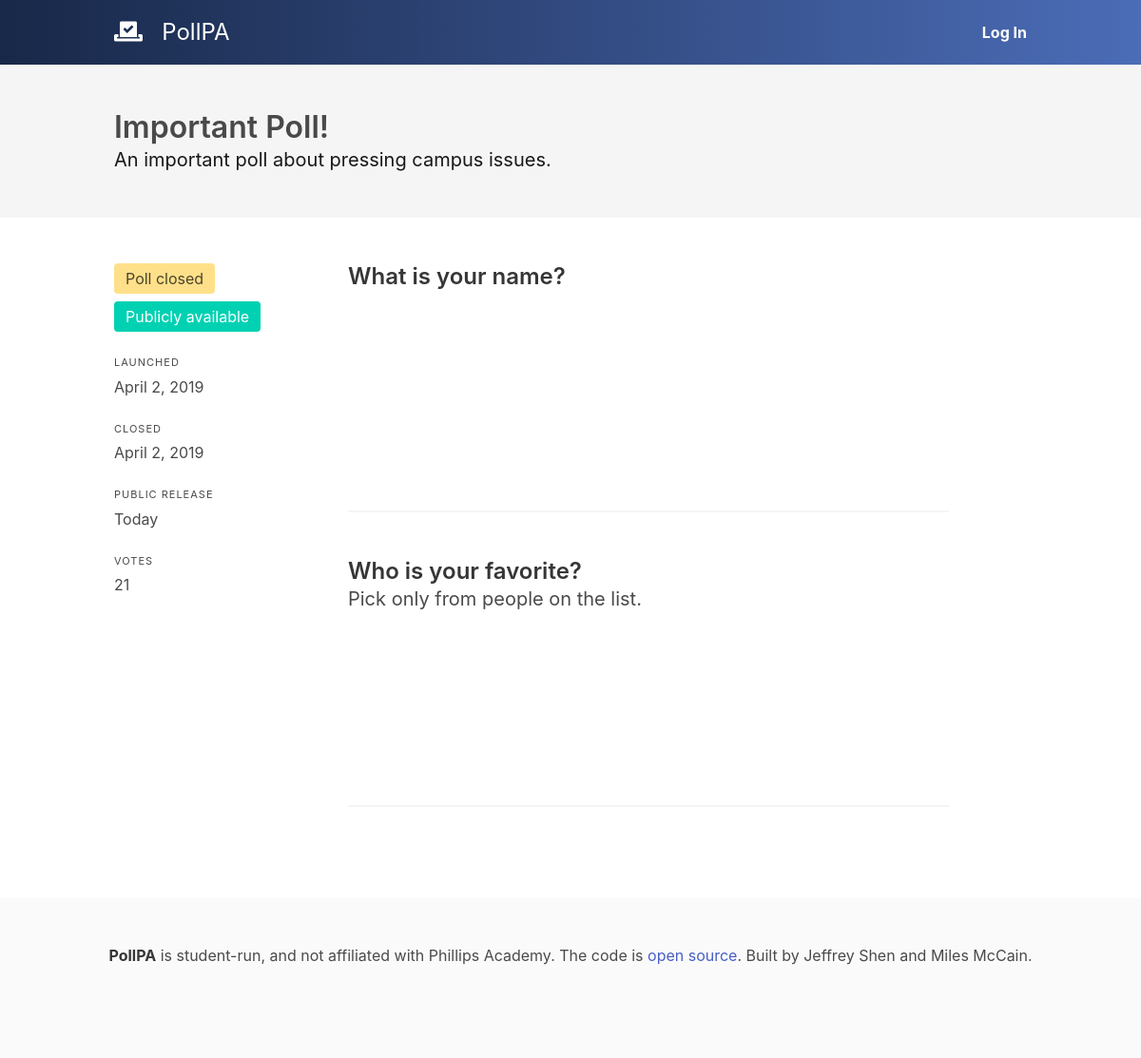
/poll/2/, run on the app's committed database.
### polls/models.py (models this page shows, shortened)
class Poll(models.Model):
    id = models.AutoField(primary_key=True)
    created = models.DateTimeField(auto_now_add=True, db_index=True)
    available = models.DateTimeField(db_index=True)
    closes = models.DateTimeField(db_index=True)
    public = models.DateTimeField(db_index=True)
    title = models.TextField()
    description = models.TextField(blank=True)
    @property
    def questions(self):
        return Question.objects.filter(poll=self)
    @property
    def votes(self):
        return Vote.objects.filter(poll=self)
    @property
    def is_public(self):
        return timezone.now() > self.public
    @property
    def is_closed(self):
        return timezone.now() > self.closes
    def state(self, request):
        if not (self.available < timezone.now() or request.user.is_superuser):
            raise Http404()
        if self.public < timezone.now():
            return "results"

class Question(models.Model):
    poll = models.ForeignKey(Poll, on_delete=models.CASCADE)
    text = models.TextField()
    description = models.TextField(blank=True)
    kind = models.CharField(max_length=2, choices=[("MS", "Multiple Select (Checkboxes)"), ("SS", "Single Select (Radio)")], default="SS")
    chart = models.CharField(max_length=20, choices=[("bar", "Bar Chart"), ("binary-slider", "Binary Slider"), ("pie", "Pie Chart")], default="bar")
    @property
    def options(self):
        return QuestionOption.objects.filter(question=self)

### polls/views.py (the view, shortened to what this page needs)
# urls.py: path('poll/<int:poll_id>/', views.poll, name='poll'),
def poll(request, poll_id):
    poll_obj = get_object_or_404(Poll, id=poll_id)
    state = poll_obj.state(request)
    validation = {
        "status": None,
        "text": None
    }
    responses = None
    if state == "results":
        responses = []
        for question in poll_obj.questions:
            q_response = {
                "title": question.text,
                "description": question.description,
                "graph": question.chart,
                "xlabel": "Responses",
                "ylabel": "Count",
                "data": [{"x": choice.text, "y": VoteChoice.objects.filter(question=question, choice=choice).count()} for choice in question.options]
            }
            responses.append(q_response)
    has_user_voted = False
    if request.user.is_authenticated:
        has_user_voted = VoteFingerprint.objects.filter(user=request.user, poll=poll_obj).count() > 0
    return render(request, 'polls/poll.html', {
        "poll": poll_obj,
        "error": None,
        "state": state,
        "responses": responses,
        "validation": validation,
        "has_user_voted": has_user_voted
    })

### polls/templates/polls/poll.html (shortened to what this page needs)
{% extends 'polls/content.html' %}
{% load static %}
{% load humanize %}
{% block header %}
<section class="hero is-light">
  <div class="hero-body">
    <div class="container">
      <h1 class="title">
        {{poll.title}}
      </h1>
      <h2 class="subtitle">
        {{poll.description}}
      </h2>
    </div>
  </div>
</section>
{% endblock %}
{% block content %}
<section id="poll" class="columns">
  {% if state != "vote" %}
  <div class="column is-3">
    <div class="tags">
      {% if poll.is_closed %}
        <span class="tag is-medium is-warning level-item">Poll closed</span>
      {% else %}
        <span class="tag is-medium is-link level-item">Closes {{poll.closes|naturaltime}}</span>
      {% endif %}
      {% if poll.is_public %}
        <span class="tag is-medium is-primary level-item">Publicly available</span>
      {% endif %}
    </div>
    <p class="heading">Launched</p>
    <p>{{poll.available|naturalday|capfirst}}</p>
    <br>
    <p class="heading">Closed</p>
    <p>{{poll.available|naturalday|capfirst}}</p>
    <br>
    <p class="heading">Public Release</p>
    <p>{{poll.public|naturalday|capfirst}}</p>
    <br>
    <p class="heading">Votes</p>
    <p>{{poll.votes|length|intcomma}}</p>
  </div>
  {% endif %}
  <div class="column is-8" id="questions">
    {% if state == "results" %}
      {% for response in responses %}
        <h2 class="is-size-4 title">{{response.title}}</h2>
        <p class="subtitle is-size-5">{{response.description}}&nbsp;</p>
        {% if response.graph == "bar" %}
          {% include "polls/graphs/bar.html" with data=response.data xlabel=response.xlabel ylabel=response.ylabel %}
        {% elif response.graph == "binary-slider" %}
          {% include "polls/graphs/binary-slider.html" with data=response.data %}
        {% elif response.graph == "pie" %}
          {% include "polls/graphs/pie.html" with data=response.data ylabel=response.ylabel  %}
        {% endif %}
        <hr>
        <br>
      {% endfor %}
    {% endif %}
  </div>
</section>
{% endblock %}

### data on the page
Poll: title "Important Poll!", description "An important poll about pressing campus issues.", available "April 2, 2019", public "Today", votes|length "21"
Question: title "What is your name?", chart "bar" (drawn)
Question: title "Who is your favorite?", description "Pick only from people on the list.", chart "bar" (drawn)
